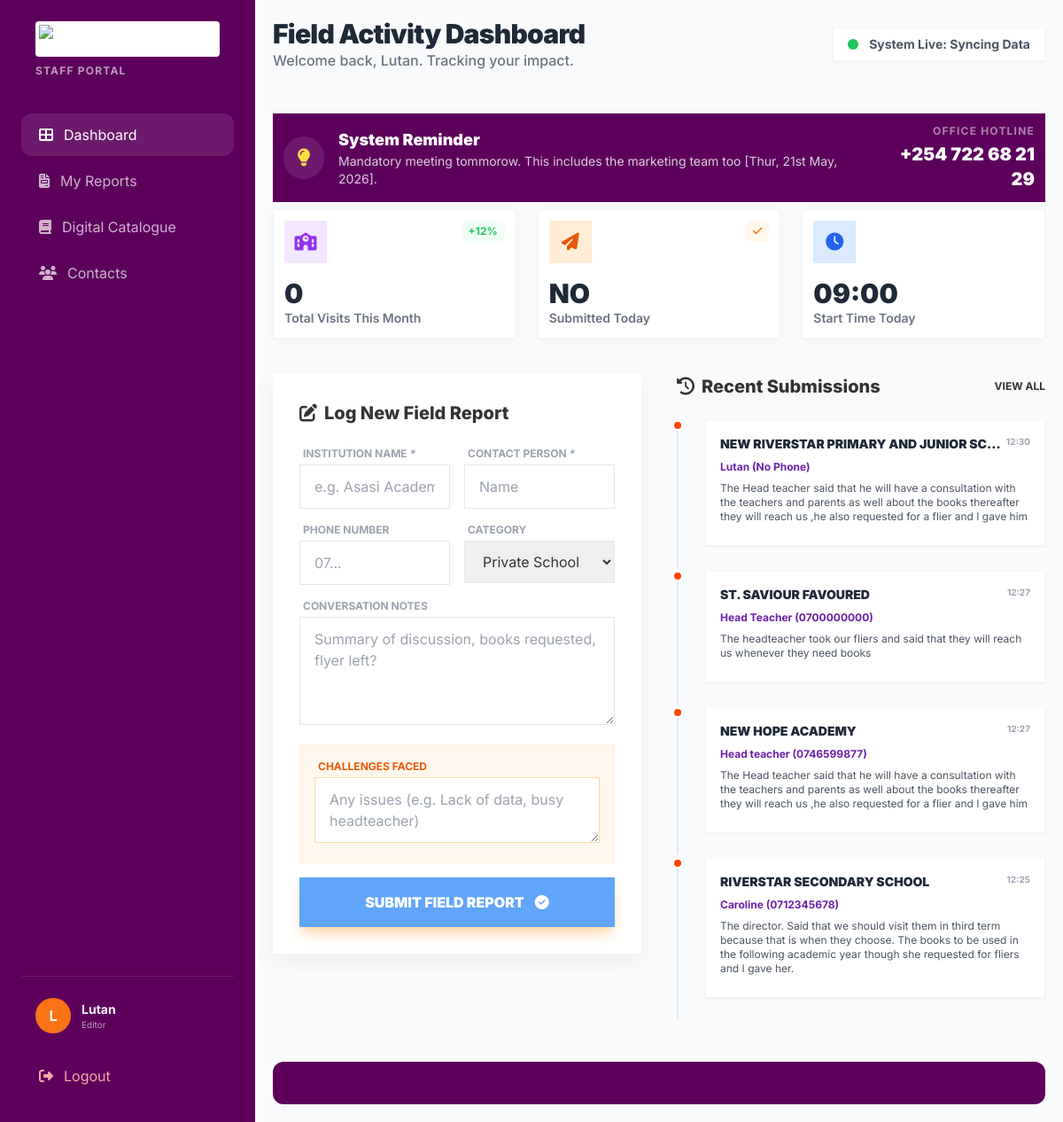
Before: /staff/dashboard (signed in) with the older database file.
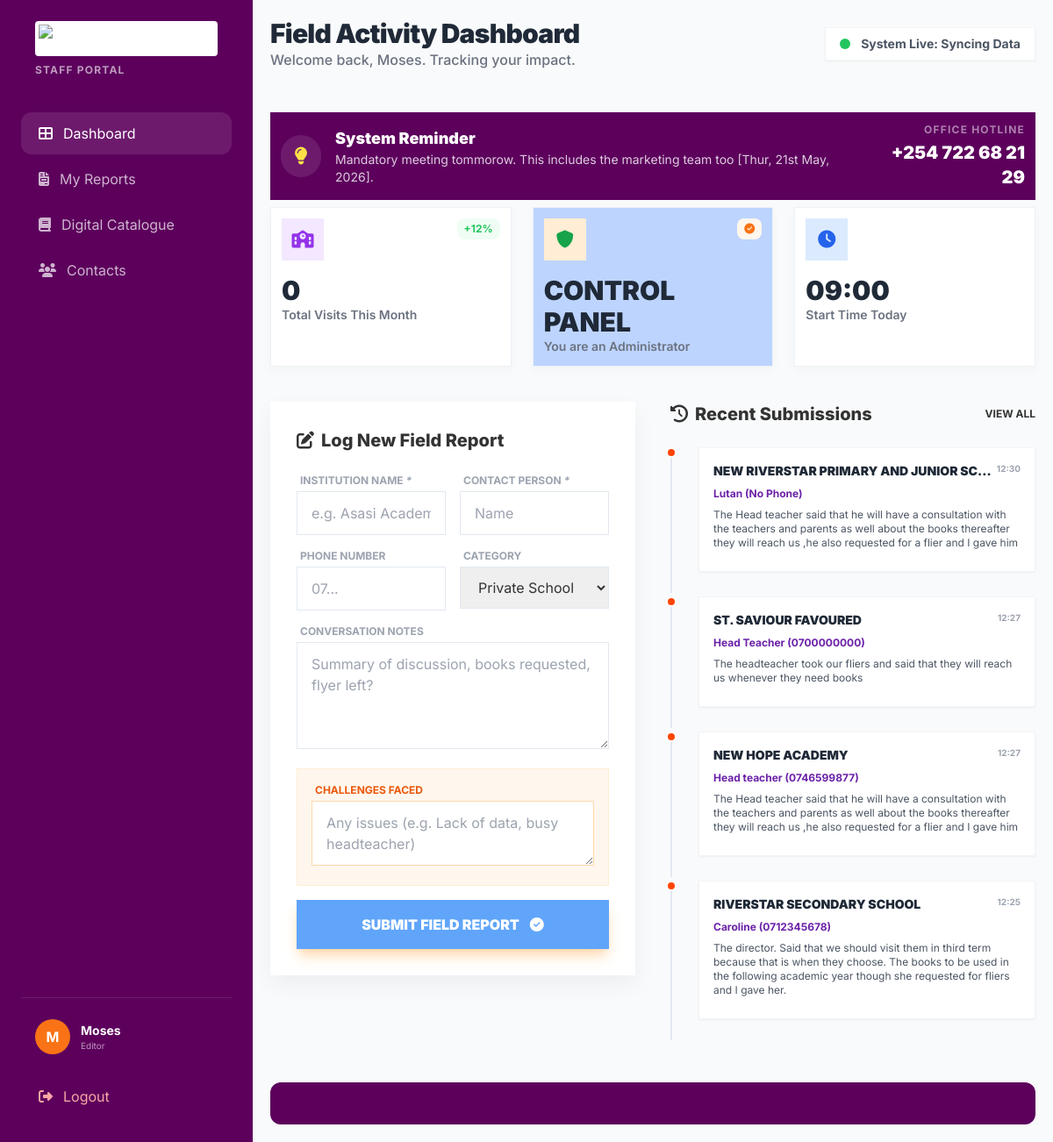
After: the same page with the newer database file.
### app.py (models this page shows, shortened)
class Staff(db.Model):
    id = db.Column(db.String(20), primary_key=True, default=lambda: generate_id('STF'))
    name = db.Column(db.String(512), nullable=False)
    email = db.Column(db.String(128), unique=True)
    phone = db.Column(db.String(20), unique=True, nullable=False)
    location = db.Column(db.String(128), default='Nairobi')
    password = db.Column(db.String(1024), nullable=False)
    added_at = db.Column(db.DateTime, default=lambda: datetime.utcnow()+timedelta(hours=3))
    edited_at = db.Column(db.DateTime, default=lambda: datetime.utcnow()+timedelta(hours=3))
    edited_by = db.Column(db.String(255), db.ForeignKey('staff.id'))
    deactivated_by = db.Column(db.String(255), db.ForeignKey('staff.id'))
    deactivated_at = db.Column(db.DateTime)
    is_admin = db.Column(db.Boolean, default=False)
    is_active = db.Column(db.Boolean, default=True)
    is_super_admin = db.Column(db.Boolean, default=False)

class Submission(db.Model):
    id = db.Column(db.String(20), primary_key=True, default=lambda: generate_id('SUB', 4))
    staff_id = db.Column(db.String(20), db.ForeignKey('staff.id'), nullable=False)
    staffName = db.Column(db.String(128), nullable=False)
    institution_name = db.Column(db.String(256), nullable=False)
    contact_person = db.Column(db.String(128), nullable=True)
    phone = db.Column(db.String(20), nullable=True)
    category = db.Column(db.String(100), nullable=True)
    conversation_notes = db.Column(db.Text, nullable=True)
    challenges = db.Column(db.Text, nullable=True)
    submitted_at = db.Column(db.DateTime, default=lambda: datetime.utcnow() + timedelta(hours=3))

### app.py (the view)
@app.route('/staff/dashboard')
@login_required
def dashboard():
    staff = Staff.query.filter_by(id=session.get('staff_id')).first()
    books = Book.query.filter_by(is_deleted=False).all()
    visits_this_month = Submission.query.filter(
        Submission.submitted_at >= datetime.utcnow() - timedelta(days=30)
    ).count()
    reports_today = Submission.query.filter(
        Submission.staffName == staff.name,
        Submission.submitted_at >= datetime.utcnow().date()
    ).count()
    recent_submissions = Submission.query.order_by(
        Submission.submitted_at.desc()
    ).limit(4).all()
    if not staff.is_super_admin:
        log_action(f'{staff.name } logged in', 200, staff.id)
    return render_template(
        'dashboard.html',
        staff=staff,
        books=books,
        visits_this_month=visits_this_month,
        reports_today=reports_today,
        recent_submissions=recent_submissions,
        start_time=datetime.utcnow()
    )

### app.py (called while the page is built)
def log_action(action, status_code=200, staff_id=None):
    try:
        log = Log(
            staff_id=staff_id,
            action=action,
            method=request.method,
            endpoint=request.path,
            ip=request.remote_addr,
            user_agent=request.headers.get('User-Agent'),
            status_code=status_code
        )
        db.session.add(log)
        db.session.commit()
    except Exception as e:
        print("Manual log failed:", e)

def login_required(f):
    @wraps(f)
    def wrapper(*args, **kwargs):
        if not session.get('staff_id'):
            return redirect(url_for('login', next=request.path))
        return f(*args, **kwargs)
    return wrapper

@app.after_request
def cache_static_books(response):
    if request.path.startswith('/static/books/'):
        response.cache_control.max_age = 60 * 60 * 24 * 30
        response.cache_control.public = True
    return response

### templates/dashboard.html (shortened to what this page needs)
<!DOCTYPE html>
<html lang="en">
<head>
    <link rel="stylesheet" href="https://cdnjs.cloudflare.com/ajax/libs/font-awesome/6.4.0/css/all.min.css">
    <script src="https://cdn.tailwindcss.com"></script>
</head>
<body class="bg-gray-50">
    <div class="flex">
        <aside class="sidebar bg-magenta-900 bg-[#5c005c] w-72 h-screen sticky top-0 hidden lg:flex flex-col p-6 text-white">
            <div class="mb-10 px-4">
                <img src="https://i.ibb.co/CKRYPD4p/image.png" alt="TUNU" class="h-10 bg-white p-1 rounded">
                <p class="text-xs mt-2 font-bold tracking-widest opacity-60 uppercase">Staff Portal</p>
            </div>
            <nav class="flex-1">
                <a href="#" class="nav-link active"><i class="fas fa-th-large"></i> Dashboard</a>
                <a href="#" class="nav-link"><i class="fas fa-file-invoice"></i> My Reports</a>
                <a href="#" class="nav-link"><i class="fas fa-book"></i> Digital Catalogue</a>
                <a href="#" class="nav-link"><i class="fas fa-users"></i> Contacts</a>
            </nav>
            <div class="mt-auto pt-6 border-t border-white/10">
                <div class="flex items-center gap-3 px-4 mb-6">
                    <div class="w-10 h-10 rounded-full bg-orange-500 flex items-center justify-center font-bold">{{ staff.name[:1].upper() if staff.name else '' }}</div>
                    <div>
                        <p class="text-sm font-bold">{{ staff.name }}</p>
                        <p class="text-[10px] opacity-60">Editor</p>
                    </div>
                </div>
                <a href="/staff/logout" class="nav-link text-red-300"><i class="fas fa-sign-out-alt"></i> Logout</a>
            </div>
        </aside>
        <main class="flex-1 p-4 md:p-5 max-w-6xl mx-auto">
            <header class="mb-8 flex flex-col md:flex-row md:items-center justify-between gap-4">
                <div>
                    <h1 class="text-3xl font-black text-gray-800 tracking-tight">Field Activity Dashboard</h1>
                    <p class="text-gray-500 font-medium">Welcome back, {{staff.name}}. Tracking your impact.</p>
                </div>
                <div class="bg-white px-4 py-2  shadow-sm border border-gray-100 flex items-center gap-3">
                    <span class="w-3 h-3 rounded-full bg-green-500 animate-pulse"></span>
                    <span class="text-sm font-bold text-gray-600">System Live: Syncing Data</span>
                </div>
            </header>
            <div class="notification mt-12 mb-2 p-3 bg-magenta-900 bg-[#5c005c] text-white">
                <div class="flex flex-col md:flex-row items-center justify-between gap-6">
                    <div class="flex items-center gap-4">
                        <div class="w-12 h-12 bg-white/10 rounded-full flex items-center justify-center text-xl">
                            <i class="fas fa-lightbulb text-yellow-300"></i>
                        </div>
                        <div>
                            <h4 class="font-black text-lg">System Reminder</h4>
                            <p class="text-sm opacity-80">Mandatory meeting tommorow. This includes the marketing team too [Thur, 21st May, 2026].</p>
                        </div>
                    </div>
                    <div class="text-center md:text-right">
                        <p class="text-xs uppercase font-bold tracking-widest opacity-50 mb-1">Office Hotline</p>
                        <p class="text-xl font-black">+254 722 68 21 29</p>
                    </div>
                </div>
            </div>
            <div class="grid grid-cols-1 md:grid-cols-3 gap-6 mb-10">
                <div class="stat-card">
                    <div class="flex justify-between items-start mb-4">
                        <div class="w-12 h-12 bg-purple-100  flex items-center justify-center text-purple-600">
                            <i class="fas fa-school text-xl"></i>
                        </div>
                        <span class="text-green-500 text-xs font-bold bg-green-50 px-2 py-1 rounded-lg">+12%</span>
                    </div>
                    <h3 class="text-3xl font-black text-gray-800">{{ visits_this_month }}</h3>
                    <p class="text-gray-500 text-sm font-semibold">Total Visits This Month</p>
                </div>
                {% if staff.is_admin %}
                <a href="/cp">
                <div class="stat-card bg-[#bdd4ff]" >
                    <div class="flex justify-between items-start mb-4">
                        <div class="w-12 h-12 bg-orange-100  flex items-center justify-center text-green-600">
                            <i class="fas fa-shield text-xl"></i>
                        </div>
                        <span class="text-orange-500 text-xs font-bold bg-orange-50 px-2 py-1 rounded-lg"> <i class="fas fa-check-circle"></i></span>
                    </div>
                    <h3 class="text-3xl font-black text-gray-800"> CONTROL PANEL</h3>
                    <p class="text-gray-500 text-sm font-semibold">You are an Administrator</p>
                </div>
            </a>
                {% else %}
                <div class="stat-card">
                    <div class="flex justify-between items-start mb-4">
                        <div class="w-12 h-12 bg-orange-100  flex items-center justify-center text-orange-600">
                            <i class="fas fa-paper-plane text-xl"></i>
                        </div>
                        <span class="text-orange-500 text-xs font-bold bg-orange-50 px-2 py-1 rounded-lg"> <i class="fas fa-check"></i></span>
                    </div>
                    <h3 class="text-3xl font-black text-gray-800">
                        {{ 'YES' if reports_today > 0 else 'NO' }}
                    </h3>
                    <p class="text-gray-500 text-sm font-semibold">Submitted Today</p>
                </div>
                {% endif %}
                <div class="stat-card">
                    <div class="flex justify-between items-start mb-4">
                        <div class="w-12 h-12 bg-blue-100  flex items-center justify-center text-blue-600">
                            <i class="fas fa-clock text-xl"></i>
                        </div>
                    </div>
                    <h3 class="text-3xl font-black text-gray-800">09:00</h3>
                    <p class="text-gray-500 text-sm font-semibold">Start Time Today</p>
                </div>
            </div>
            <div class="grid grid-cols-1 lg:grid-cols-2 gap-10">
                <section>
                    <div class="report-form">
                        <h2 class="text-xl font-extrabold mb-6 flex items-center gap-2">
                            <i class="fas fa-edit text-orangered"></i> Log New Field Report
                        </h2>
                        <form action="/submit-report" method="POST" class="space-y-4">
                            <div class="grid grid-cols-2 gap-4">
                                <div class="col-span-2 md:col-span-1">
                                    <label class="text-xs font-bold text-gray-400 uppercase mb-1 block ml-1">Institution Name <i>*</i></label>
                                    <input type="text" name="institution_name" class="input-style" placeholder="e.g. Asasi Academy" required>
                                </div>
                                <div class="col-span-2 md:col-span-1">
                                    <label class="text-xs font-bold text-gray-400 uppercase mb-1 block ml-1">Contact Person <i>*</i></label>
                                    <input type="text" name="contact_person" class="input-style" placeholder="Name" required>
                                </div>
                            </div>
                            <div class="grid grid-cols-2 gap-4">
                                <div class="col-span-2 md:col-span-1">
                                    <label class="text-xs font-bold text-gray-400 uppercase mb-1 block ml-1">Phone Number</label>
                                    <input type="tel" name="phone" class="input-style" placeholder="07...">
                                </div>
                                <div class="col-span-2 md:col-span-1">
                                    <label class="text-xs font-bold text-gray-400 uppercase mb-1 block ml-1">Category</label>
                                    <select name="category" class="input-style" required>
                                        <option>Private School</option>
                                    </select>
                                </div>
                            </div>
                            <div>
                                <label class="text-xs font-bold text-gray-400 uppercase mb-1 block ml-1">Conversation Notes</label>
                                <textarea name="conversation_notes" rows="4" class="input-style" placeholder="Summary of discussion, books requested, flyer left?"></textarea>
                            </div>
                            <div class="p-4 bg-orange-50  border border-orange-100">
                                <label class="text-xs font-bold text-orange-600 uppercase mb-1 block ml-1">Challenges Faced</label>
                                <textarea name="challenges" rows="2" class="input-style bg-white border-orange-200" placeholder="Any issues (e.g. Lack of data, busy headteacher)"></textarea>
                            </div>
                            <button type="submit" class="w-full bg-blue-400 hover:bg-orange-600 text-white font-black py-4  transition-all shadow-lg shadow-orange-200 flex items-center justify-center gap-3">
                                <span>SUBMIT FIELD REPORT</span>
                                <i class="fas fa-check-circle"></i>
                            </button>
                        </form>
                    </div>
                </section>
                <section>
                    <div class="flex items-center justify-between mb-6">
                        <h2 class="text-xl font-extrabold flex items-center gap-2">
                            <i class="fas fa-history text-magenta-800"></i> Recent Submissions
                        </h2>
                        <a href="#" class="text-xs font-bold text-magenta-800 hover:underline">VIEW ALL</a>
                    </div>
                    <div class="space-y-1">
                        {% for s in recent_submissions %}
                        <div class="activity-item">
                            <div class="bg-white p-4 shadow-sm border border-gray-100">
                                <div class="flex justify-between items-start mb-2">
                                    <h4 class="font-black text-gray-800 uppercase text-sm truncate" >
                                        {{ s.institution_name }}
                                    </h4>
                                    <span class="text-[10px] text-gray-400 font-bold">
                                        {{ s.submitted_at.strftime('%H:%M') }}
                                    </span>
                                </div>
                                <p class="text-xs font-bold text-purple-800 mb-2">
                                    {{ s.contact_person }} ({{ s.phone or 'No Phone' }})
                                </p>
                                {% if s.conversation_notes %}
                                <p class="text-xs text-gray-600 mb-2">
                                    {{ s.conversation_notes }}
                                </p>
                                {% endif %}
                            </div>
                        </div>
                        {% endfor %}
                    </div>
                </section>
            </div>
            <footer class="mt-12 p-6 bg-magenta-900 bg-[#5c005c] rounded-xl text-white">
            </footer>
        </main>
    </div>
</body>
</html>

### templates/dashboard.html (style rules this page uses)
:root { --magenta: #8B008B; --dark-magenta: #5c005c; --orangered: #FF4500; --bg-soft: #f8f9fa; }
body { font-family: 'Inter', sans-serif; background-color: var(--bg-soft); color: #333; }
.sidebar { transition: all 0.3s; }
.nav-link { display: flex; align-items: center; gap: 12px; padding: 12px 20px; color: rgba(255, 255, 255, 0.7); border-radius: 12px; transition: all 0.2s; margin-bottom: 4px; }
.nav-link:hover, .nav-link.active { background: rgba(255, 255, 255, 0.1); color: white; }
.stat-card { background: white; padding: 12px; box-shadow: 0 4px 12px rgba(0,0,0,0.03); border: 1px solid #edf2f7; }
.report-form { background: white; padding: 30px; box-shadow: 0 10px 25px rgba(0,0,0,0.05); }
.activity-item { position: relative; padding-left: 30px; padding-bottom: 24px; border-left: 2px solid #e2e8f0; }
.activity-item::before { content: ''; position: absolute; left: -7px; top: 0; width: 12px; height: 12px; border-radius: 50%; background: var(--orangered); border: 2px solid white; }
.input-style { width: 100%; padding: 12px 16px; border: 1px solid #e2e8f0; outline: none; transition: border-color 0.2s; }

Changed rows visible on the page:
changed Staff: name "L" → "M"; name "Lutan" → "Moses"; is_admin False → True (drawn)
Other visible differences:
{{ 'YES' if reports_today > 0 else 'NO' }}: "NO" → (not shown)
text no longer shown: "Submitted Today"
text now shown: "CONTROL PANEL You are an Administrator"
